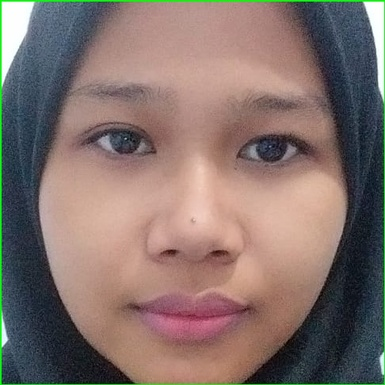
#> input picture Dataset/02103181031.jpg, 385 x 385 px, shrunk from 486 x 486 before the run; its folder holds 4 pictures in this run
$ python tugas_kel3_02.py
#> lines starting #> are read from the running program, lines starting #| are printed output that depends on the picture
import numpy as np
import matplotlib.pyplot as plt
import cv2
import os
from skimage.feature import local_binary_pattern

METHOD = 'uniform'
script_path = os.path.dirname(os.path.realpath(__file__))

# settings for LBP
radius = 3
n_points = 8 * radius
dataset = {}

###############################################
# Membandingkan fitur

def match(counts):
	best_score = 10
	best_name = None
	for key,value in dataset.items():
		score = 0
		for o in range(6):
			score+=abs(value[o]-counts[o])
		if score < best_score:
			best_score = score
			best_name = key
	return best_name

########################################
# Membaca DATASET dan menyimpan ke dictionary
####################################################
# Dataset
maps_path = "../citra02/dataset"
listds = os.listdir(maps_path)
number_files = len(listds)

os.chdir(maps_path)
arr = os.listdir()

# Menampilkan nama path DATASET
print("Dataset = " + maps_path)
print("Number files dataset = " + str(number_files))

# Looping untuk DATASET
j = 31
printBins = False
for i in range(number_files):
	image_name = arr[i]
	image = cv2.imread(image_name, 0)
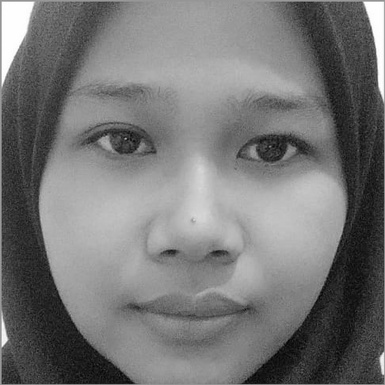
#> image: shape (385, 385); min 3, max 255, mean 117.9

	## Ekstraksi foto menjadi LBP
	lbp = local_binary_pattern(image, n_points, radius, METHOD)
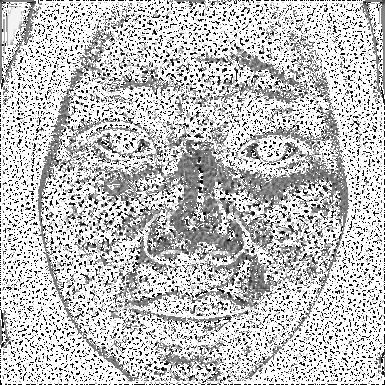
#> lbp: shape (385, 385) float64; min 0, max 25, mean 18.9; drawn with min black and max white
	n_bins = int(lbp.max() + 1)
#> n_bins = 26

	## Cetak Number Bins satu kali saja
	if(printBins== False):
		print("Number bins = " + str(n_bins))
#| Number bins = 26
		printBins = True

	hist, _ = np.histogram(lbp, density=True, bins=n_bins, range=(0,n_bins))
#> hist = 26 values, max 0.52 at index 25, min 0.00802 at index 6, mean 0.0385

	### NRP 41 dan 58, 59 dilompati karena tidak ada mahasiswa dengan nrp tersebut
	if(j==41):
		j+=1
	elif(j==58):
		j+=2

	### Menyimpan dengan key NRP
	nrp = '21031810' + str(j)
	### Menyimpan hist ke key NRP
	dataset.update({nrp : hist})

	## Cetak nama file gambar lengkap beserta pathnya "untuk menunjukkan telah tersimpan"
	print(maps_path + "/" + image_name + "::" + str(nrp))
	## Increment nilai J
	j+=1
#> pass 2 of the loop `for i in range(number_files):`:
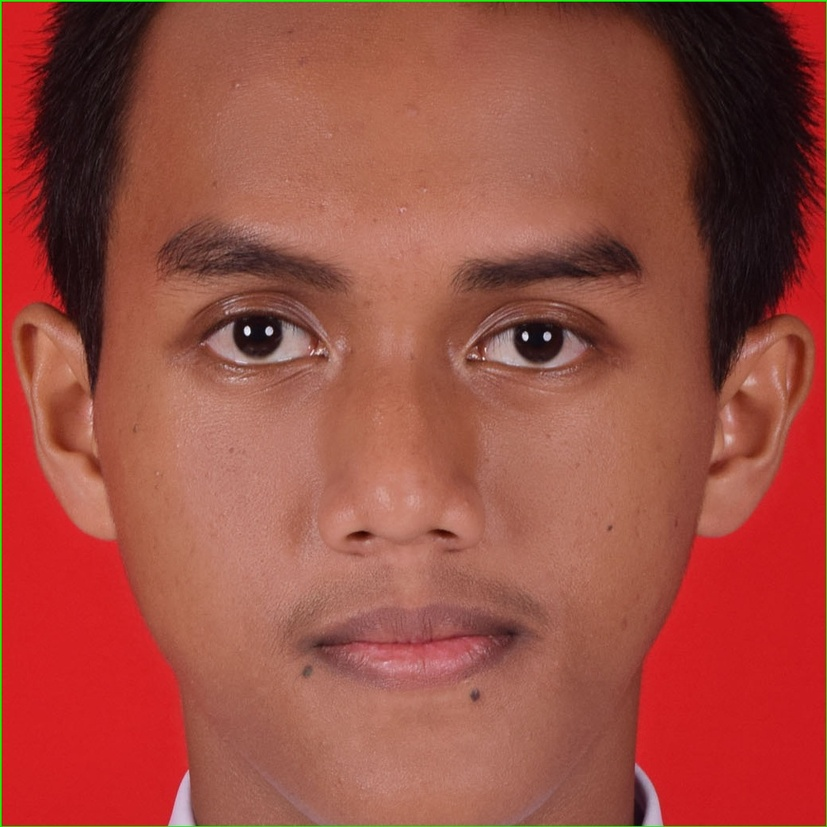
#> input picture Dataset/02103181032.JPG, 827 x 827 px, shrunk from 1044 x 1044 before the run
#> `image = cv2.imread(image_name, 0)`:
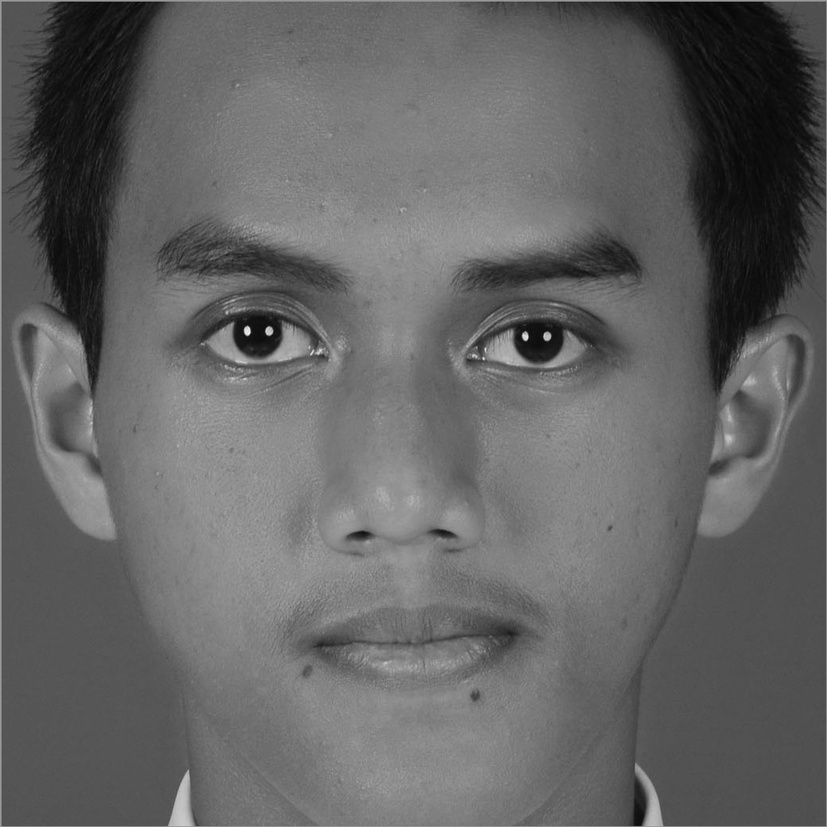
#> image: shape (827, 827); min 0, max 245, mean 99.9
#> `lbp = local_binary_pattern(image, n_points, radius, METHOD)`:
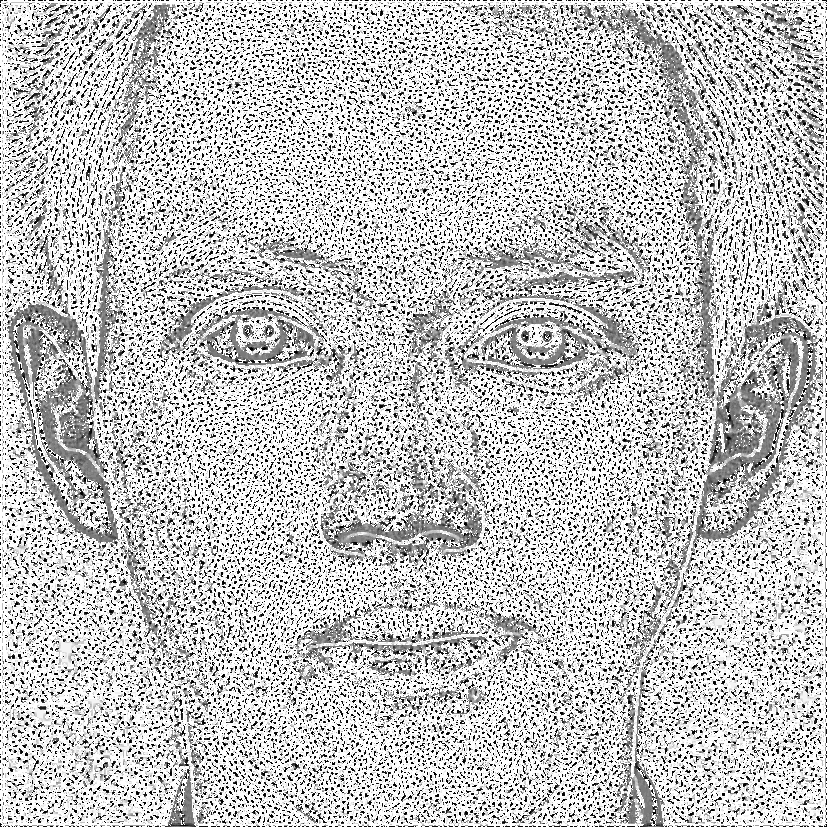
#> lbp: shape (827, 827) float64; min 0, max 25, mean 19; drawn with min black and max white
#> hist = 26 values, max 0.511 at index 25, min 0.00677 at index 6, mean 0.0385
#> pass 3 of the loop `for i in range(number_files):`:
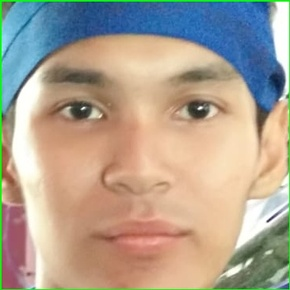
#> input picture Dataset/02103181033.jpg, 290 x 290 px, shrunk from 366 x 366 before the run
#> `image = cv2.imread(image_name, 0)`:
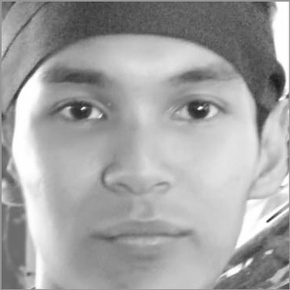
#> image: shape (290, 290); min 27, max 255, mean 163.5
#> `lbp = local_binary_pattern(image, n_points, radius, METHOD)`:
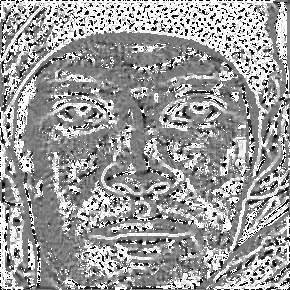
#> lbp: shape (290, 290) float64; min 0, max 25, mean 15.3; drawn with min black and max white
#> hist = 26 values, max 0.241 at index 25, min 0.0109 at index 23, mean 0.0385
#> the loop made 4 passes; the first 3 are shown

####################################################
# Testing01
# Batasi tampilan dan reset counter j
print('============================================================')
j=31
#> j = 31

maps_path = r"D:\Teknik Informatika\CV\citra02\citra02\testing01"
#> (the run stopped early here; a loop or call above may not have finished)
